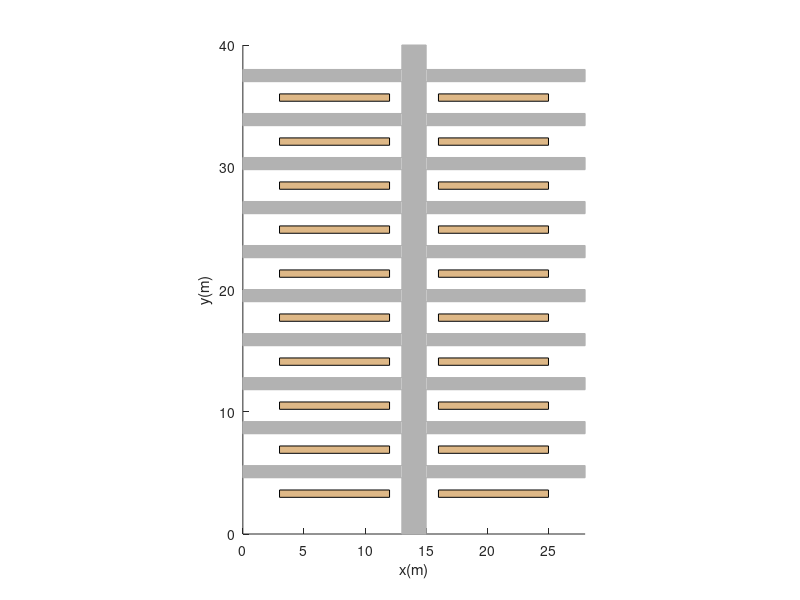

Source code (MATLAB):
function warehouseModel()
    close all;
    clear all;
    set(gcf, 'Position', [1000, 50, 900, 900])
    axis equal;
    axis([0 28 0 40]);
    xlabel('x(m)'); ylabel('y(m)');
    hold on;

    for i = 1:10
        temp = 3 + 3.6 * (i - 1);
        rectangle('Position', [3 temp 9 0.6], 'FaceColor', [.87 .72 .53]);
    end

    for i = 1:10
        temp = 3 + 3.6 * (i - 1);
        rectangle('Position', [16 temp 9 0.6], 'FaceColor', [.87 .72 .53]);
    end

    rectangle('Position', [13 0 2 40], 'FaceColor', [.7 .7 .7], 'EdgeColor', [.7 .7 .7]);

    for i = 1:10
        rectangle('Position', [0 1 + 3.6 * i 28 1], 'FaceColor', [.7 .7 .7], 'EdgeColor', [.7 .7 .7]);
    end

end
